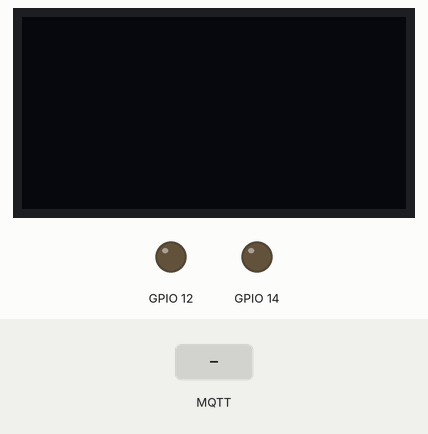
This sketch was run on a simulated ESP32. Parts: 128×64 one-colour display, output pins drawn as LEDs (lit = HIGH). The inputs (shaded band) are chosen by the test bench. WiFi joins after 1.5 s; servers stay silent unless stated; random numbers use the default seed unless the sketch sets one; no MQTT or app messages arrive unless stated; what the sketch prints to the serial monitor is not drawn.

Above: at 2.8 s.
2.9 s: MQTT message "5" arrives on the first subscribed topic
At 4.0 s:
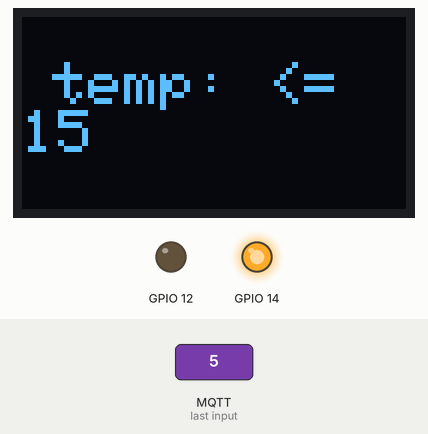
4.4 s: MQTT message "90" arrives on the first subscribed topic
At 5.4 s:
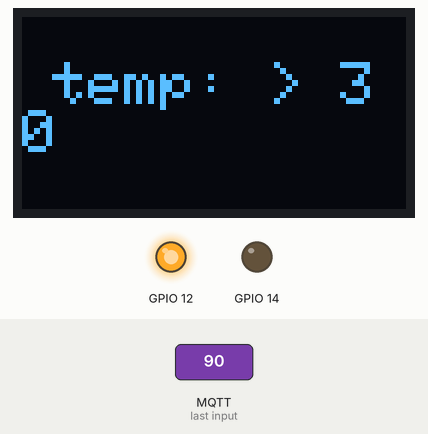
5.9 s: MQTT message "on" arrives on the first subscribed topic
At 5.93 s:
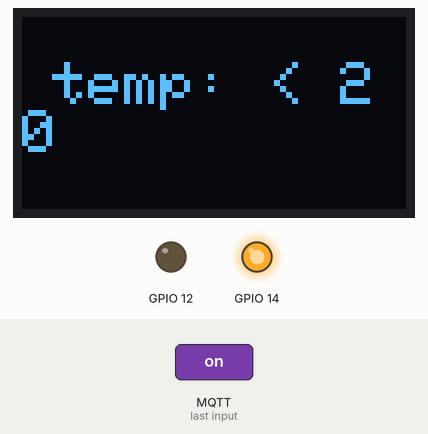
7.4 s: MQTT message "200" arrives on the first subscribed topic
At 7.7 s:
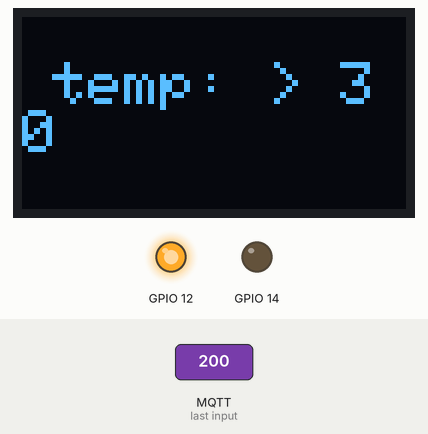
8.9 s: MQTT message "1" arrives on the first subscribed topic
At 9.8 s:
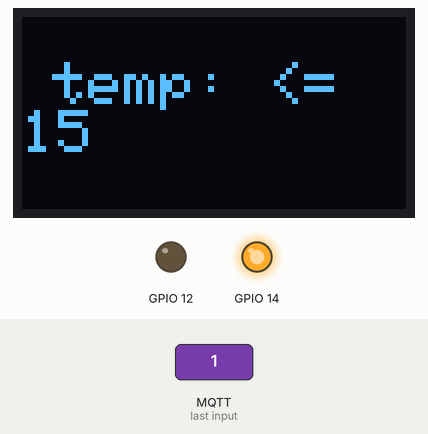
Timing chart, 0 to 11.4 s (numbered marks = the images above; inputs shaded):
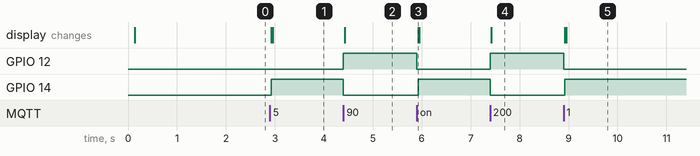

Measured:
- after the input at 2.9 s, GPIO 14: LOW → HIGH at once; the display: first changes at once (image 1 shows a later state)
- after the input at 4.4 s, GPIO 12: LOW → HIGH at once; GPIO 14: HIGH → LOW at once; the display: changes at once (image 2)
- after the input at 5.9 s, GPIO 12: HIGH → LOW at once; GPIO 14: LOW → HIGH at once; the display: changes at once (image 3)
- after the input at 7.4 s, GPIO 12: LOW → HIGH at once; GPIO 14: HIGH → LOW at once; the display: changes at once (image 4)
- after the input at 8.9 s, GPIO 12: HIGH → LOW at once; GPIO 14: LOW → HIGH at once; the display: first changes at once (image 5 shows a later state)

The sketch:

oled_progra.ino
```cpp
#define _DEBUG_
#include <WiFi.h>
#include <PubSubClient.h>
#include <SPI.h>
#include <Wire.h>
#include <Adafruit_GFX.h>
#include <Adafruit_SSD1306.h>

// Definir constantes
#define ANCHO_PANTALLA 128 // ancho pantalla OLED
#define ALTO_PANTALLA 64 // alto pantalla OLED
Adafruit_SSD1306 display(ANCHO_PANTALLA, ALTO_PANTALLA, &Wire, -1);

const char* ssid = "ARRIS-5C92-2.4G-ext";
const char* password = "2PM7H7603581";
const char* mqtt_server = "test.mosquitto.org";

WiFiClient espClient;
PubSubClient client(espClient);
unsigned long lastMsg = 0;
#define MSG_BUFFER_SIZE  (50)
char msg[MSG_BUFFER_SIZE];

int value = 0;

void setup_wifi() {
  delay(10);
  Serial.println();
  Serial.print("Connecting to ");
  Serial.println(ssid);

  WiFi.mode(WIFI_STA);
  WiFi.begin(ssid, password);

  while (WiFi.status() != WL_CONNECTED) {
    delay(500);
    Serial.print(".");
  }

  randomSeed(micros());
  Serial.println("");
  Serial.println("WiFi connected");
  Serial.println("IP address: ");
  Serial.println(WiFi.localIP());
}

void callback(char* topic, byte* payload, unsigned int length) {
  Serial.print("Message arrived [");
  Serial.print(topic);
  Serial.print("] ");
  String content = "";
  for (int i = 0; i < length; i++) {
    content.concat((char)payload[i]);

  }
Serial.println("variable: ");
Serial.println(content);

long variable1;
variable1 = content.toInt();
    display.clearDisplay();
    display.setTextSize(2);
    display.setTextColor(SSD1306_WHITE);
    display.setCursor(10, 32);

 if (variable1 > 30) {
    digitalWrite(12, HIGH);
    digitalWrite(14, LOW);
    display.clearDisplay();
    display.setTextSize(2);
    display.setTextColor(SSD1306_WHITE);
    display.setCursor(10, 15);
    display.println("temp: > 30");
    display.display();
 }

else {
  if (variable1 < 20){
    digitalWrite(12, LOW);
    digitalWrite(14, LOW);
    display.clearDisplay();
    display.setTextSize(2);
    display.setTextColor(SSD1306_WHITE);
    display.setCursor(10, 15);
    display.println("temp: < 20");
    display.display();
  }

    if (variable1 <= 15){
    digitalWrite(12, LOW);
    digitalWrite(14, HIGH);
    display.clearDisplay();
    display.setTextSize(2);
    display.setTextColor(SSD1306_WHITE);
    display.setCursor(10, 15);
    display.println("temp: <= 15");
    display.display();
  }
}
}

void reconnect() {
  // Loop until we're reconnected
  while (!client.connected()) {
    Serial.print("Attempting MQTT connection...");
    String clientId = "ESP8266Client-";
    clientId += String(random(0xffff), HEX);
    if (client.connect(clientId.c_str())) {
      Serial.println("connected");
      client.publish("liceo/bosques/hector1", "hello world");
      client.subscribe("liceo/roosevelt/chaj");
    } else {
      Serial.print("failed, rc=");
      Serial.print(client.state());
      Serial.println(" try again in 5 seconds");
      delay(5000);
    }
  }
}

void setup() {
 #ifdef _DEBUG_
  Serial.begin(115200);
  delay(100);
  Serial.println("Iniciando pantalla OLED");

#endif
  // Iniciar pantalla OLED en la dirección 0x3C
  if (!display.begin(SSD1306_SWITCHCAPVCC, 0x3C)) {
#ifdef _DEBUG_
    Serial.println("No se encuentra la pantalla OLED");
#endif
    while (true);
  }
  pinMode(12, OUTPUT);
  pinMode(14, OUTPUT);
  setup_wifi();
  client.setServer(mqtt_server, 1883);
  client.setCallback(callback);
}

void loop() {
  if (!client.connected()) {
    reconnect();
  }
   client.loop();
   client.subscribe("liceo/roosvelt/hector2");
}
```
